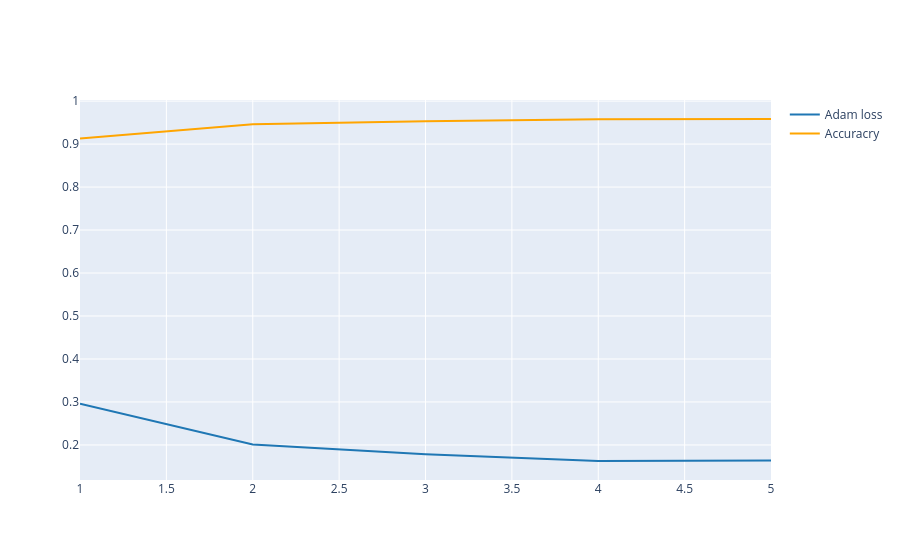

Notebook code for this chart:
### Code cell
df3 = pd.DataFrame(mlp_dict)

fig = go.Figure()
fig.add_scatter(
    x=df3["epoch"],
    y=df3["loss"],
    mode="lines",
    marker=dict(color="#1f77b4"),
    name="Adam loss",
)
fig.add_scatter(
    x=df3["epoch"],
    y=df3["accuracy"],
    mode="lines",
    line=dict(color="orange"),
    name="Accuracry",
)
fig.update_layout(showlegend=True)
fig.show()

### Figure 1 — Plotly figure (JSON) as saved in the notebook; plotly's stock layout.template omitted (floating-point values rounded to 4 significant figures)
{"data": [{"marker": {"color": "#1f77b4"}, "mode": "lines", "name": "Adam loss", "type": "scatter", "x": [1, 2, 3, 4, 5], "y": [0.2958, 0.2011, 0.1785, 0.1626, 0.1638]}, {"line": {"color": "orange"}, "mode": "lines", "name": "Accuracry", "type": "scatter", "x": [1, 2, 3, 4, 5], "y": [0.913, 0.9462, 0.9533, 0.9578, 0.9584]}], "layout": {"showlegend": true}}
